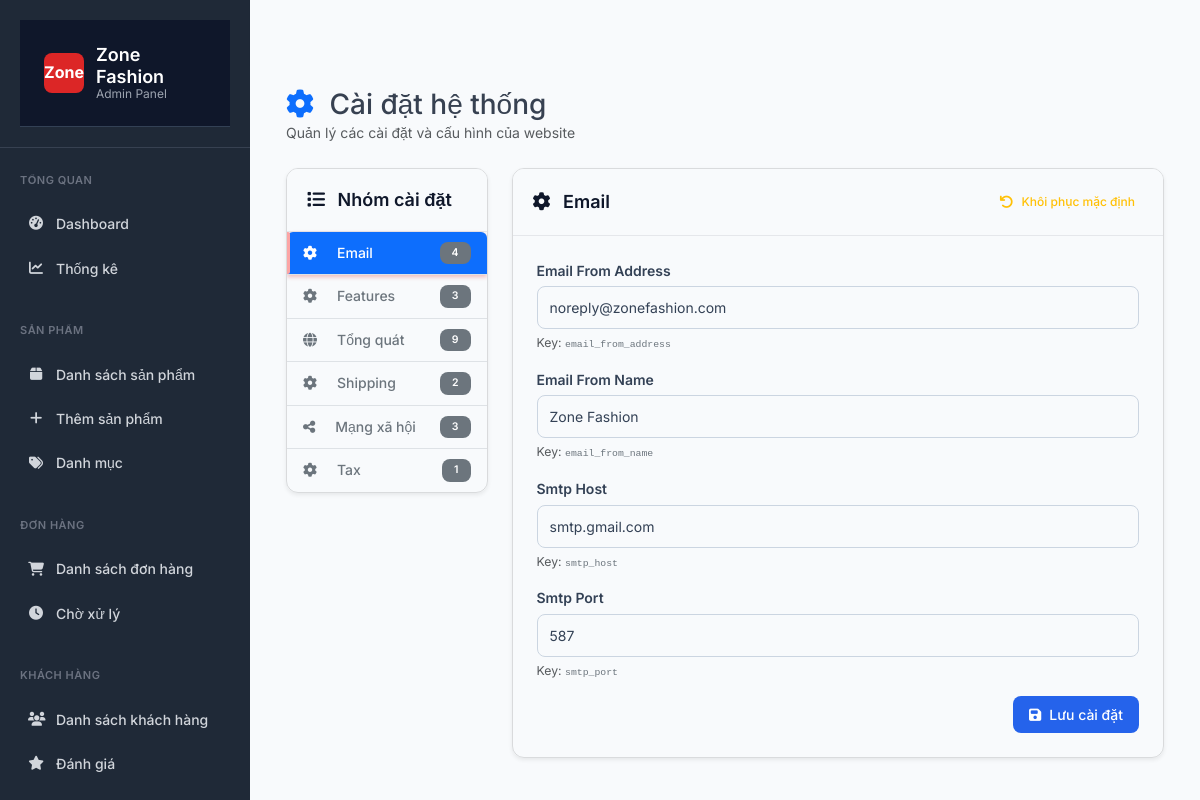
The app's page /admin/settings (signed in) with its own data.
### tables this page shows
CREATE TABLE IF NOT EXISTS `settings` (
  `id` int NOT NULL AUTO_INCREMENT,
  `key` varchar(100) NOT NULL,
  `value` longtext,
  `type` enum('string','integer','boolean','json','text') DEFAULT 'string',
  `group` varchar(50) DEFAULT 'general',
  `created_at` timestamp NOT NULL DEFAULT CURRENT_TIMESTAMP,
  `updated_at` timestamp NOT NULL DEFAULT CURRENT_TIMESTAMP ON UPDATE CURRENT_TIMESTAMP,
  PRIMARY KEY (`id`),
  UNIQUE KEY `settings_key_unique` (`key`),
  KEY `settings_group_index` (`group`)
);

### app/controllers/admin/SettingsController.php (called while the page is built, shortened)
<?php
require_once __DIR__ . '/../../models/Setting.php';
class SettingsController extends BaseController
{
    private $settingModel;
    public function __construct()
    {
        $this->settingModel = new Setting();
    }
    public function index()
    {
        try {
            $settings = $this->settingModel->getAllGrouped();
            $data = [
                'title' => 'Cài đặt hệ thống - zone Fashion Admin',
                'settings' => $settings,
                'breadcrumbs' => [
                    ['name' => 'Dashboard', 'url' => '/zone-fashion/admin'],
                    ['name' => 'Cài đặt', 'url' => '']
                ]
            ];
            $this->render('admin/settings/index', $data, 'admin/layouts/main-inline');
        } catch (Exception $e) {
            error_log('Error in SettingsController::index: ' . $e->getMessage());
            $this->render('admin/settings/index', [
                'title' => 'Cài đặt hệ thống - zone Fashion Admin',
                'settings' => [],
                'error' => 'Có lỗi xảy ra khi tải dữ liệu'
            ], 'admin/layouts/main-inline');
        }
    }
}

### public/index.php (called while the page is built, shortened)
<?php
require_once APP_PATH . '/core/App.php';
require_once APP_PATH . '/core/Database.php';
require_once APP_PATH . '/core/Model.php';
$app = new App();

### app/core/Database.php (called while the page is built, shortened)
<?php
class Database
{
    private $connection;
    private $config;
    private function __construct()
    {
        $configPath = APP_PATH . '/config/database.php';
        if (file_exists($configPath)) {
            $this->config = require $configPath;
        }
    }
    private function connect()
    {
        try {
            $config = $this->config['connections']['mysql'];
            $host = $config['host'] ?? 'localhost';
            $port = $config['port'] ?? '3306';
            $database = $config['database'] ?? 'zone_fashion';
            $username = $config['username'] ?? 'root';
            $password = $config['password'] ?? '';
            $charset = $config['charset'] ?? 'utf8';
            $dsn = "mysql:host={$host};port={$port};dbname={$database};charset={$charset}";
            $options = $config['options'] ?? [
                PDO::ATTR_ERRMODE => PDO::ERRMODE_EXCEPTION,
                PDO::ATTR_DEFAULT_FETCH_MODE => PDO::FETCH_ASSOC,
                PDO::ATTR_EMULATE_PREPARES => false,
            ];
            $this->connection = new PDO($dsn, $username, $password, $options);
        } catch (PDOException $e) {
            die('Database connection failed: ' . $e->getMessage());
        }
    }
    public function query($sql, $params = [])
    {
        try {
            $stmt = $this->connection->prepare($sql);
            $stmt->execute($params);
            return $stmt;
        } catch (PDOException $e) {
            if (APP_DEBUG) {
                die('Query failed: ' . $e->getMessage() . '<br>SQL: ' . $sql);
            } else {
                error_log('Database query failed: ' . $e->getMessage() . ' SQL: ' . $sql);
                return false;
            }
        }
    }
    public function fetchAll($sql, $params = [])
    {
        $stmt = $this->query($sql, $params);
        return $stmt ? $stmt->fetchAll() : [];
    }
}

### app/config/database.php (called while the page is built)
<?php
return [
    'default' => 'mysql',
    'connections' => [
        'mysql' => [
            'driver' => 'mysql',
            'host' => $_ENV['DB_HOST'] ?? 'localhost',
            'port' => $_ENV['DB_PORT'] ?? '3306',
            'database' => $_ENV['DB_NAME'] ?? 'zone_fashion',
            'username' => $_ENV['DB_USER'] ?? 'root',
            'password' => $_ENV['DB_PASS'] ?? '',
            'charset' => 'utf8',
            'collation' => 'utf8_unicode_ci',
            'options' => [
                PDO::ATTR_ERRMODE => PDO::ERRMODE_EXCEPTION,
                PDO::ATTR_DEFAULT_FETCH_MODE => PDO::FETCH_ASSOC,
                PDO::ATTR_EMULATE_PREPARES => false,
            ]
        ]
    ]
];

### app/core/Model.php (called while the page is built, shortened)
<?php
abstract class BaseModel
{
    public function __construct()
    {
        $this->db = Database::getInstance();
    }
}

### app/models/Setting.php (called while the page is built, shortened)
<?php
class Setting extends BaseModel
{
    protected $table = 'settings';
    public function getAllGrouped()
    {
        $sql = "SELECT * FROM {$this->table} ORDER BY `group`, `key`";
        $allSettings = $this->db->fetchAll($sql);
        $grouped = [];
        foreach ($allSettings as $setting) {
            $grouped[$setting['group']][] = $setting;
        }
        return $grouped;
    }
}

### app/views/admin/settings/index.php (the view, shortened to what this page needs)
<div class="container-fluid">
    <div class="row mb-4">
        <div class="col-12">
            <div class="d-flex justify-content-between align-items-center">
                <div>
                    <h1 class="h3 mb-0">
                        <i class="fas fa-cog text-primary me-2"></i>
                        Cài đặt hệ thống
                    </h1>
                    <p class="text-muted mb-0">Quản lý các cài đặt và cấu hình của website</p>
                </div>
            </div>
        </div>
    </div>
    <div class="row">
        <div class="col-md-3">
            <div class="card">
                <div class="card-header">
                    <h6 class="card-title mb-0">
                        <i class="fas fa-list me-2"></i>
                        Nhóm cài đặt
                    </h6>
                </div>
                <div class="card-body p-0">
                    <div class="nav nav-pills flex-column" id="settings-nav" role="tablist">
                        <?php
                        $groupNames = [
                            'general' => ['name' => 'Tổng quát', 'icon' => 'fas fa-globe'],
                            'contact' => ['name' => 'Liên hệ', 'icon' => 'fas fa-address-book'],
                            'social' => ['name' => 'Mạng xã hội', 'icon' => 'fas fa-share-alt'],
                            'ecommerce' => ['name' => 'Thương mại', 'icon' => 'fas fa-shopping-cart']
                        ];
                        $first = true;
                        foreach ($settings as $group => $groupSettings):
                            $groupInfo = $groupNames[$group] ?? ['name' => ucfirst($group), 'icon' => 'fas fa-cog'];
                        ?>
                            <a class="nav-link <?= $first ? 'active' : '' ?>"
                               id="<?= $group ?>-tab"
                               data-bs-toggle="pill"
                               href="#<?= $group ?>"
                               role="tab">
                                <i class="<?= $groupInfo['icon'] ?> me-2"></i>
                                <?= $groupInfo['name'] ?>
                                <span class="badge bg-secondary ms-auto"><?= count($groupSettings) ?></span>
                            </a>
                        <?php
                            $first = false;
                        endforeach;
                        ?>
                    </div>
                </div>
            </div>
        </div>
        <div class="col-md-9">
            <div class="tab-content" id="settings-content">
                <?php
                $first = true;
                foreach ($settings as $group => $groupSettings):
                    $groupInfo = $groupNames[$group] ?? ['name' => ucfirst($group), 'icon' => 'fas fa-cog'];
                ?>
                    <div class="tab-pane fade <?= $first ? 'show active' : '' ?>"
                         id="<?= $group ?>"
                         role="tabpanel">
                        <div class="card">
                            <div class="card-header d-flex justify-content-between align-items-center">
                                <h5 class="card-title mb-0">
                                    <i class="<?= $groupInfo['icon'] ?> me-2"></i>
                                    <?= $groupInfo['name'] ?>
                                </h5>
                                <button type="button" class="btn btn-outline-warning btn-sm"
                                        onclick="resetGroup('<?= $group ?>')">
                                    <i class="fas fa-undo me-1"></i>
                                    Khôi phục mặc định
                                </button>
                            </div>
                            <div class="card-body">
                                <form method="POST" action="/zone-fashion/admin/settings/update" enctype="multipart/form-data">
                                    <?php foreach ($groupSettings as $setting): ?>
                                        <div class="mb-3">
                                            <label for="setting_<?= $setting['key'] ?>" class="form-label">
                                                <?= ucwords(str_replace('_', ' ', $setting['key'])) ?>
                                            </label>
                                            <?php if ($setting['type'] === 'text'): ?>
                                                <textarea name="setting_<?= $setting['key'] ?>"
                                                          id="setting_<?= $setting['key'] ?>"
                                                          class="form-control"
                                                          rows="3"><?= htmlspecialchars($setting['value'] ?? '') ?></textarea>
                                            <?php else: ?>
                                                <input type="<?= $setting['type'] === 'string' ? 'text' : $setting['type'] ?>"
                                                       name="setting_<?= $setting['key'] ?>"
                                                       id="setting_<?= $setting['key'] ?>"
                                                       class="form-control"
                                                       value="<?= htmlspecialchars($setting['value'] ?? '') ?>">
                                            <?php endif; ?>
                                            <div class="form-text">
                                                Key: <code><?= $setting['key'] ?></code>
                                            </div>
                                        </div>
                                    <?php endforeach; ?>
                                    <div class="d-flex justify-content-end">
                                        <button type="submit" class="btn btn-primary">
                                            <i class="fas fa-save me-1"></i>
                                            Lưu cài đặt
                                        </button>
                                    </div>
                                </form>
                            </div>
                        </div>
                    </div>
                <?php
                    $first = false;
                endforeach;
                ?>
            </div>
        </div>
    </div>
</div>

### app/views/admin/layouts/main-inline.php (style rules this page uses)
* { margin: 0; padding: 0; box-sizing: border-box; }
body { font-family: 'Inter', sans-serif; background: #f8fafc; color: #374151; line-height: 1.6; }
.nav-link { display: flex; align-items: center; gap: 12px; padding: 12px 16px; color: #d1d5db; text-decoration: none; border-radius: 6px; transition: all 0.2s; }
.nav-link.active { background: #3b82f6; color: white; }
.card-header { padding: 20px; border-bottom: 1px solid #e5e7eb; display: flex; justify-content: space-between; align-items: center; }

### app/views/admin/layouts/sidebar.php (style rules this page uses)
.nav-link { display: flex; align-items: center; gap: 12px; padding: 10px 16px; color: #d1d5db; text-decoration: none; border-radius: 6px; font-size: 14px; font-weight: 500; transition: all 0.2s ease; position: relative; }
.nav-link.active { background: #dc2626; color: white; box-shadow: 0 2px 4px rgba(220, 38, 38, 0.3); }
.nav-link.active::before { content: ''; position: absolute; left: 0; top: 0; bottom: 0; width: 3px; background: #fca5a5; border-radius: 0 2px 2px 0; }

### app/views/admin/settings/index.php (style rules this page uses)
.nav-pills .nav-link { border-radius: 0; color: #6c757d; border-bottom: 1px solid #dee2e6; }
.nav-pills .nav-link:first-child { border-top-left-radius: 0.375rem; border-top-right-radius: 0.375rem; }
.nav-pills .nav-link:last-child { border-bottom-left-radius: 0.375rem; border-bottom-right-radius: 0.375rem; border-bottom: none; }
.nav-pills .nav-link.active { background-color: #0d6efd; color: white; }
.card { box-shadow: 0 0.125rem 0.25rem rgba(0, 0, 0, 0.075); border: 1px solid rgba(0, 0, 0, 0.125); }
.form-text code { font-size: 0.8em; color: #6c757d; }
.badge { font-size: 0.75em; }

### records on screen
settings: key "Email From Address", value "noreply@zonefashion.com", key "email_from_address"
settings: key "Email From Name", value "Zone Fashion", key "email_from_name"
settings: key "Smtp Host", value "smtp.gmail.com", key "smtp_host"
settings: key "Smtp Port", value "587", key "smtp_port"

### other values on screen
$groupInfo['name'] "Email"
count($groupSettings) "4"
$groupInfo['name'] "Features"
count($groupSettings) "3"
$groupInfo['name'] "Tổng quát"
count($groupSettings) "9"
$groupInfo['name'] "Shipping"
count($groupSettings) "2"
$groupInfo['name'] "Mạng xã hội"
$groupInfo['name'] "Tax"
count($groupSettings) "1"
